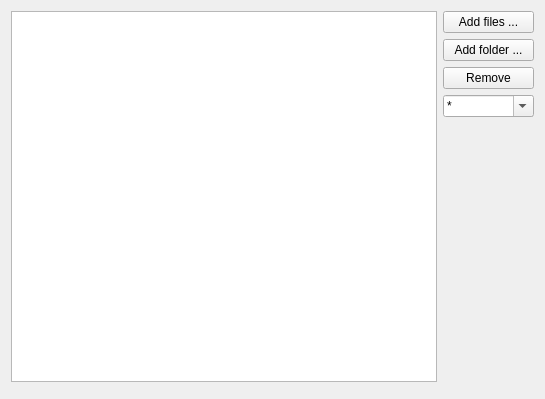
<?xml version="1.0" encoding="UTF-8"?>
<ui version="4.0">
 <class>FileIndexViewContainer</class>
 <widget class="QWidget" name="FileIndexViewContainer">
  <property name="geometry">
   <rect>
    <x>0</x>
    <y>0</y>
    <width>545</width>
    <height>399</height>
   </rect>
  </property>
  <property name="windowTitle">
   <string>Form</string>
  </property>
  <layout class="QHBoxLayout" name="horizontalLayout_2">
   <item>
    <layout class="QVBoxLayout" name="verticalLayout_2">
     <item>
      <widget class="FileIndexView" name="tableView">
       <property name="showDropIndicator" stdset="0">
        <bool>false</bool>
       </property>
       <property name="dragDropOverwriteMode">
        <bool>false</bool>
       </property>
       <property name="selectionBehavior">
        <enum>QAbstractItemView::SelectRows</enum>
       </property>
       <attribute name="horizontalHeaderStretchLastSection">
        <bool>true</bool>
       </attribute>
       <attribute name="verticalHeaderVisible">
        <bool>false</bool>
       </attribute>
      </widget>
     </item>
     <item>
      <widget class="FilterWidget" name="filterWidget" native="true"/>
     </item>
    </layout>
   </item>
   <item>
    <layout class="QVBoxLayout" name="verticalLayout">
     <item>
      <widget class="QPushButton" name="buttonAddFiles">
       <property name="text">
        <string>Add files ...</string>
       </property>
      </widget>
     </item>
     <item>
      <widget class="QPushButton" name="buttonAddFolder">
       <property name="text">
        <string>Add folder ...</string>
       </property>
      </widget>
     </item>
     <item>
      <widget class="QPushButton" name="buttonRemove">
       <property name="text">
        <string>Remove</string>
       </property>
      </widget>
     </item>
     <item>
      <widget class="QComboBox" name="comboBox">
       <property name="editable">
        <bool>true</bool>
       </property>
       <property name="currentText">
        <string>*</string>
       </property>
       <item>
        <property name="text">
         <string>*</string>
        </property>
       </item>
       <item>
        <property name="text">
         <string>*.mp3</string>
        </property>
       </item>
       <item>
        <property name="text">
         <string>*.pdf</string>
        </property>
       </item>
       <item>
        <property name="text">
         <string>*.mp3|*.pdf</string>
        </property>
       </item>
      </widget>
     </item>
     <item>
      <spacer name="verticalSpacer">
       <property name="orientation">
        <enum>Qt::Vertical</enum>
       </property>
       <property name="sizeHint" stdset="0">
        <size>
         <width>20</width>
         <height>40</height>
        </size>
       </property>
      </spacer>
     </item>
    </layout>
   </item>
  </layout>
 </widget>
 <customwidgets>
  <customwidget>
   <class>FileIndexView</class>
   <extends>QTableView</extends>
   <header>FileIndexView/fileindexview.h</header>
  </customwidget>
  <customwidget>
   <class>FilterWidget</class>
   <extends>QWidget</extends>
   <header>filterwidget.h</header>
   <container>1</container>
  </customwidget>
 </customwidgets>
 <resources/>
 <connections/>
</ui>
